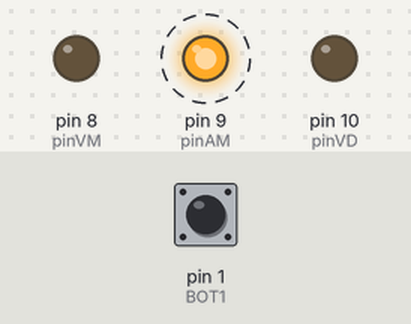
A sketch run on a simulated Arduino Uno, built with avr-gcc and run on an emulated ATmega328P. Shown: output pins drawn as LEDs (lit = HIGH). Dashed ring = blinking. The test bench sets the inputs (shaded band); at power-on: pin 1 (BOT1) LOW.

Above: at 4.8 s.
4.9 s: pin 1 (BOT1) pulled HIGH for 2.35 s
At 7.4 s:
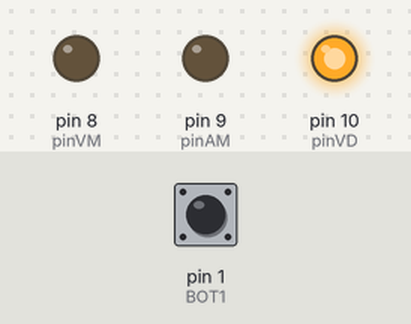
At 10.5 s:
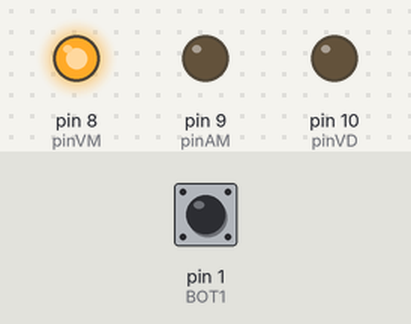
Timing chart, 0 to 19.2 s (numbered marks = the images above; inputs shaded):
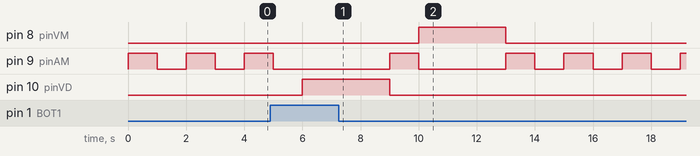

Measured:
- after the input at 4.9 s, pin 8 (pinVM): LOW → HIGH after 5.1 s, → LOW 3.0 s later; pin 10 (pinVD): LOW → HIGH after 1.1 s, → LOW 3.0 s later

The sketch:

sketch_aug25a.ino
```cpp
// Definição dos pinos conforme o enunciado
const int BOT1 = 1;
const int pinVM = 8;
const int pinAM = 9;
const int pinVD = 10;

// Variável para guardar o estado do botão
int estadoBOT1 = 0;

void setup() {
  // Configurando o botão como entrada
  pinMode(BOT1, INPUT);

  // Configurando os LEDs como saída
  pinMode(pinVD, OUTPUT);
  pinMode(pinAM, OUTPUT);
  pinMode(pinVM, OUTPUT);
}

void loop() {
  // Faz a leitura de como está o botão naquele momento
  estadoBOT1 = digitalRead(BOT1);

  // Verifica se o botão está acionado (pressionado)
  if (estadoBOT1 == HIGH) {

    // SEMÁFORO NORMAL
    // Acende o Verde (VD = 3s)
    digitalWrite(pinVM, LOW);
    digitalWrite(pinAM, LOW);
    digitalWrite(pinVD, HIGH);
    delay(3000);

    // Acende o Amarelo (AM = 1s)
    digitalWrite(pinVD, LOW);
    digitalWrite(pinAM, HIGH);
    delay(1000);

    // Acende o Vermelho (VM = 3s)
    digitalWrite(pinAM, LOW);
    digitalWrite(pinVM, HIGH);
    delay(3000);

  } else {

    // MODO DE ALERTA (Botão solto)
    // Garante que o verde e o vermelho fiquem apagados
    digitalWrite(pinVD, LOW);
    digitalWrite(pinVM, LOW);

    // Faz o amarelo piscar a cada 1 segundo
    digitalWrite(pinAM, HIGH); // Liga
    delay(1000);                     // Espera 1s
    digitalWrite(pinAM, LOW);  // Desliga
    delay(1000);                     // Espera 1s
  }
}
```
